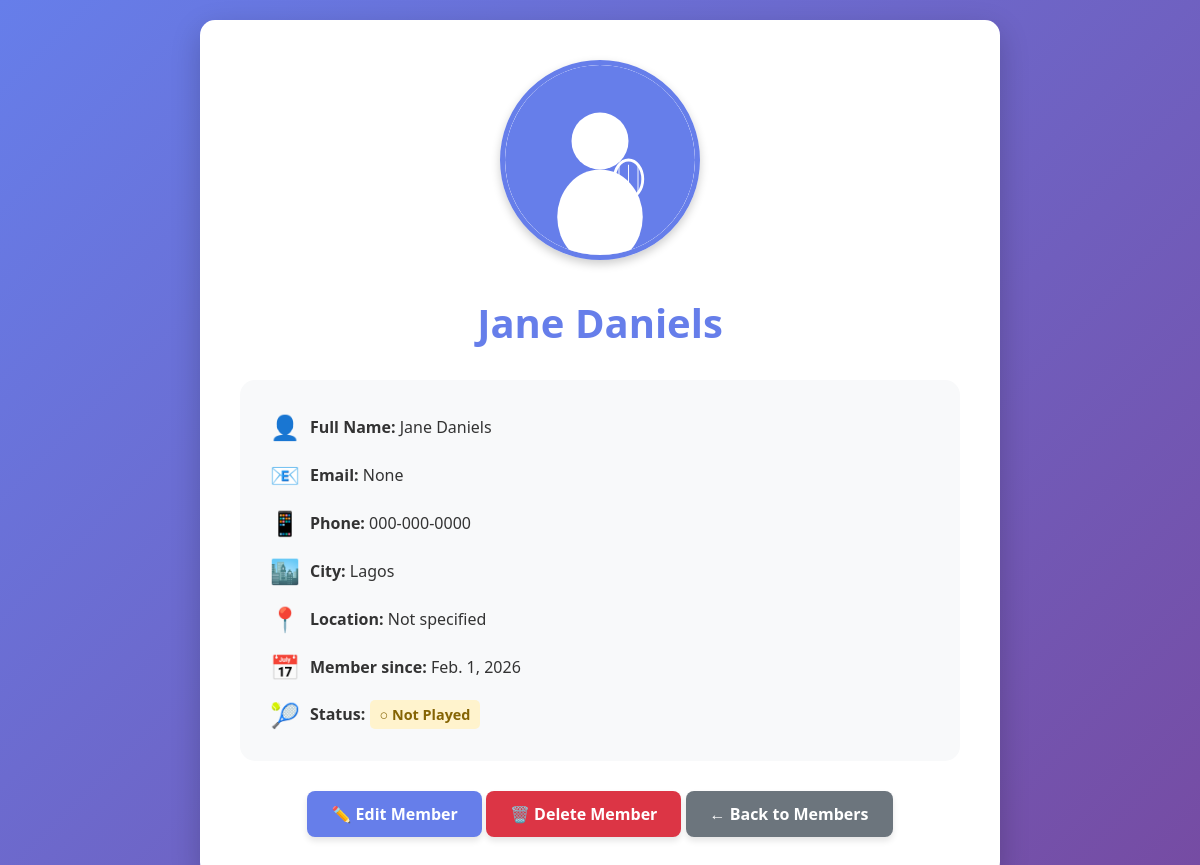
Page /member/jane-daniels-lagos/ on the committed database.
### club/models.py (models this page shows, shortened)
class Names(models.Model):
   class Status(models.TextChoices):
      NOT_PLAYED = "NPL", "Not_Played"
      PLAYED = "PL", "Played"
   firstname = models.CharField(max_length=250, default='Unknown')
   lastname = models.CharField(max_length=250, default='Member')
   phoneNumber = models.CharField(max_length=15, default='000-000-0000')
   email = models.EmailField(unique=True, blank=True, null=True)
   slug = models.SlugField(max_length=500, unique=True, blank=True)
   city = models.CharField(max_length=250, default='Not specified')
   location = models.CharField(max_length=250, default='Not specified')
   date_joined = models.DateField(auto_now_add=True) #(auto_now_add=True) adds the date when an object is created
   date_updated = models.DateField(null=True) # (auto_now=True) updates the date when object is updated
   date_started = models.DateField(default=timezone.now) #(db_default=Now()) uses db computed value for the date, same purpose as doing the (default=timezone.now)
   status = models.CharField(
      max_length=4,
      choices=Status,
      default=Status.NOT_PLAYED
   )
   profile_picture = models.ImageField(
       upload_to=member_profile_picture_path,
       validators=[validate_image_file],
       blank=True,
       null=True,
       help_text='Upload a profile picture (JPG, PNG, GIF, WEBP - Max 5MB)'
   )
   class Metadata:
      ordering = ['-date_joined']
   def get_absolute_url(self):
      return reverse('club:member-detail', kwargs={'slug': self.slug})
   def get_profile_picture_url(self):
      if self.profile_picture and hasattr(self.profile_picture, 'url'):
         return self.profile_picture.url
      return '/static/club/images/default_avatar.svg'

### club/views.py (the view)
# urls.py: path('member/<slug:slug>/', views.details, name='member-detail'),
def details(request, slug):
    mymember = get_object_or_404(Names, slug=slug)
    return render(request, 'details.html', {'mymember': mymember})

### club/templates/details.html (shortened to what this page needs)
{% extends "base.html" %}
{% block content %}
<div class="detail-container">
    <div class="profile-picture-section">
        <img src="{{ mymember.get_profile_picture_url }}"
             alt="{{ mymember.firstname }} {{ mymember.lastname }}"
             class="profile-picture-large">
    </div>
    <h1 class="detail-title">{{ mymember.firstname }} {{ mymember.lastname }}</h1>
    <div class="info-box">
        <div class="info-grid">
            <div class="info-item">
                <span class="info-icon">👤</span>
                <div>
                    <strong>Full Name:</strong> {{ mymember.firstname }} {{ mymember.lastname }}
                </div>
            </div>
            <div class="info-item">
                <span class="info-icon">📧</span>
                <div>
                    <strong>Email:</strong> {{ mymember.email }}
                </div>
            </div>
            <div class="info-item">
                <span class="info-icon">📱</span>
                <div>
                    <strong>Phone:</strong> {{ mymember.phoneNumber }}
                </div>
            </div>
            <div class="info-item">
                <span class="info-icon">🏙️</span>
                <div>
                    <strong>City:</strong> {{ mymember.city }}
                </div>
            </div>
            <div class="info-item">
                <span class="info-icon">📍</span>
                <div>
                    <strong>Location:</strong> {{ mymember.location }}
                </div>
            </div>
            {% if mymember.date_joined %}
            <div class="info-item">
                <span class="info-icon">📅</span>
                <div>
                    <strong>Member since:</strong> {{ mymember.date_joined }}
                </div>
            </div>
            {% endif %}
            <div class="info-item">
                <span class="info-icon">🎾</span>
                <div>
                    <strong>Status:</strong>
                    {% if mymember.status == 'PL' %}
                        <span class="status-badge status-played">✓ Played</span>
                    {% else %}
                        <span class="status-badge status-not-played">○ Not Played</span>
                    {% endif %}
                </div>
            </div>
        </div>
    </div>
    <div class="text-center mt-3">
        <a href="{% url 'club:edit-member' mymember.slug %}" class="btn">✏️ Edit Member</a>
        <a href="{% url 'club:delete-member' mymember.slug %}" class="btn" style="background: #dc3545;">🗑️ Delete Member</a>
        <a href="{% url 'club:members' %}" class="btn btn-secondary">← Back to Members</a>
    </div>
</div>
{% endblock %}

### club/static/club/css/style.css (style rules this page uses)
* { margin: 0; padding: 0; box-sizing: border-box; }
body { font-family: 'Segoe UI', Tahoma, Geneva, Verdana, sans-serif; background: linear-gradient(135deg, #667eea 0%, #764ba2 100%); min-height: 100vh; padding: 20px; color: #333; }
h1 { text-align: center; color: white; margin-bottom: 20px; font-size: 2.5rem; text-shadow: 2px 2px 4px rgba(0,0,0,0.2); }
a { color: #667eea; text-decoration: none; transition: all 0.3s ease; }
.btn { display: inline-block; background: #667eea; color: white; padding: 12px 24px; text-decoration: none; border-radius: 8px; transition: all 0.3s ease; font-weight: 600; box-shadow: 0 4px 6px rgba(0,0,0,0.1); border: none; cursor: pointer; font-size: 1rem; }
.btn-secondary { background: #6c757d; }
.info-box { background: #f8f9fa; padding: 30px; border-radius: 15px; margin: 20px 0; }
.info-grid { display: grid; gap: 15px; }
.info-item { display: flex; align-items: center; gap: 10px; }
.info-icon { font-size: 1.5rem; }
.detail-container { max-width: 800px; margin: 0 auto; background: white; padding: 40px; border-radius: 15px; box-shadow: 0 10px 30px rgba(0,0,0,0.2); }
.detail-title { color: #667eea; text-shadow: none; margin-bottom: 30px; }
.status-badge { display: inline-block; padding: 5px 10px; border-radius: 5px; font-size: 0.9rem; font-weight: 600; }
.status-not-played { background: #fff3cd; color: #856404; }
.text-center { text-align: center; }
.mt-3 { margin-top: 30px; }
.profile-picture-section { text-align: center; margin-bottom: 30px; }
.profile-picture-large { width: 200px; height: 200px; border-radius: 50%; object-fit: cover; border: 5px solid #667eea; box-shadow: 0 4px 10px rgba(0,0,0,0.2); transition: transform 0.3s ease; }

### rows in the picture
Names: firstname "Jane", lastname "Daniels", email "None", phoneNumber "000-000-0000", city "Lagos", location "Not specified", date_joined "Feb. 1, 2026"
